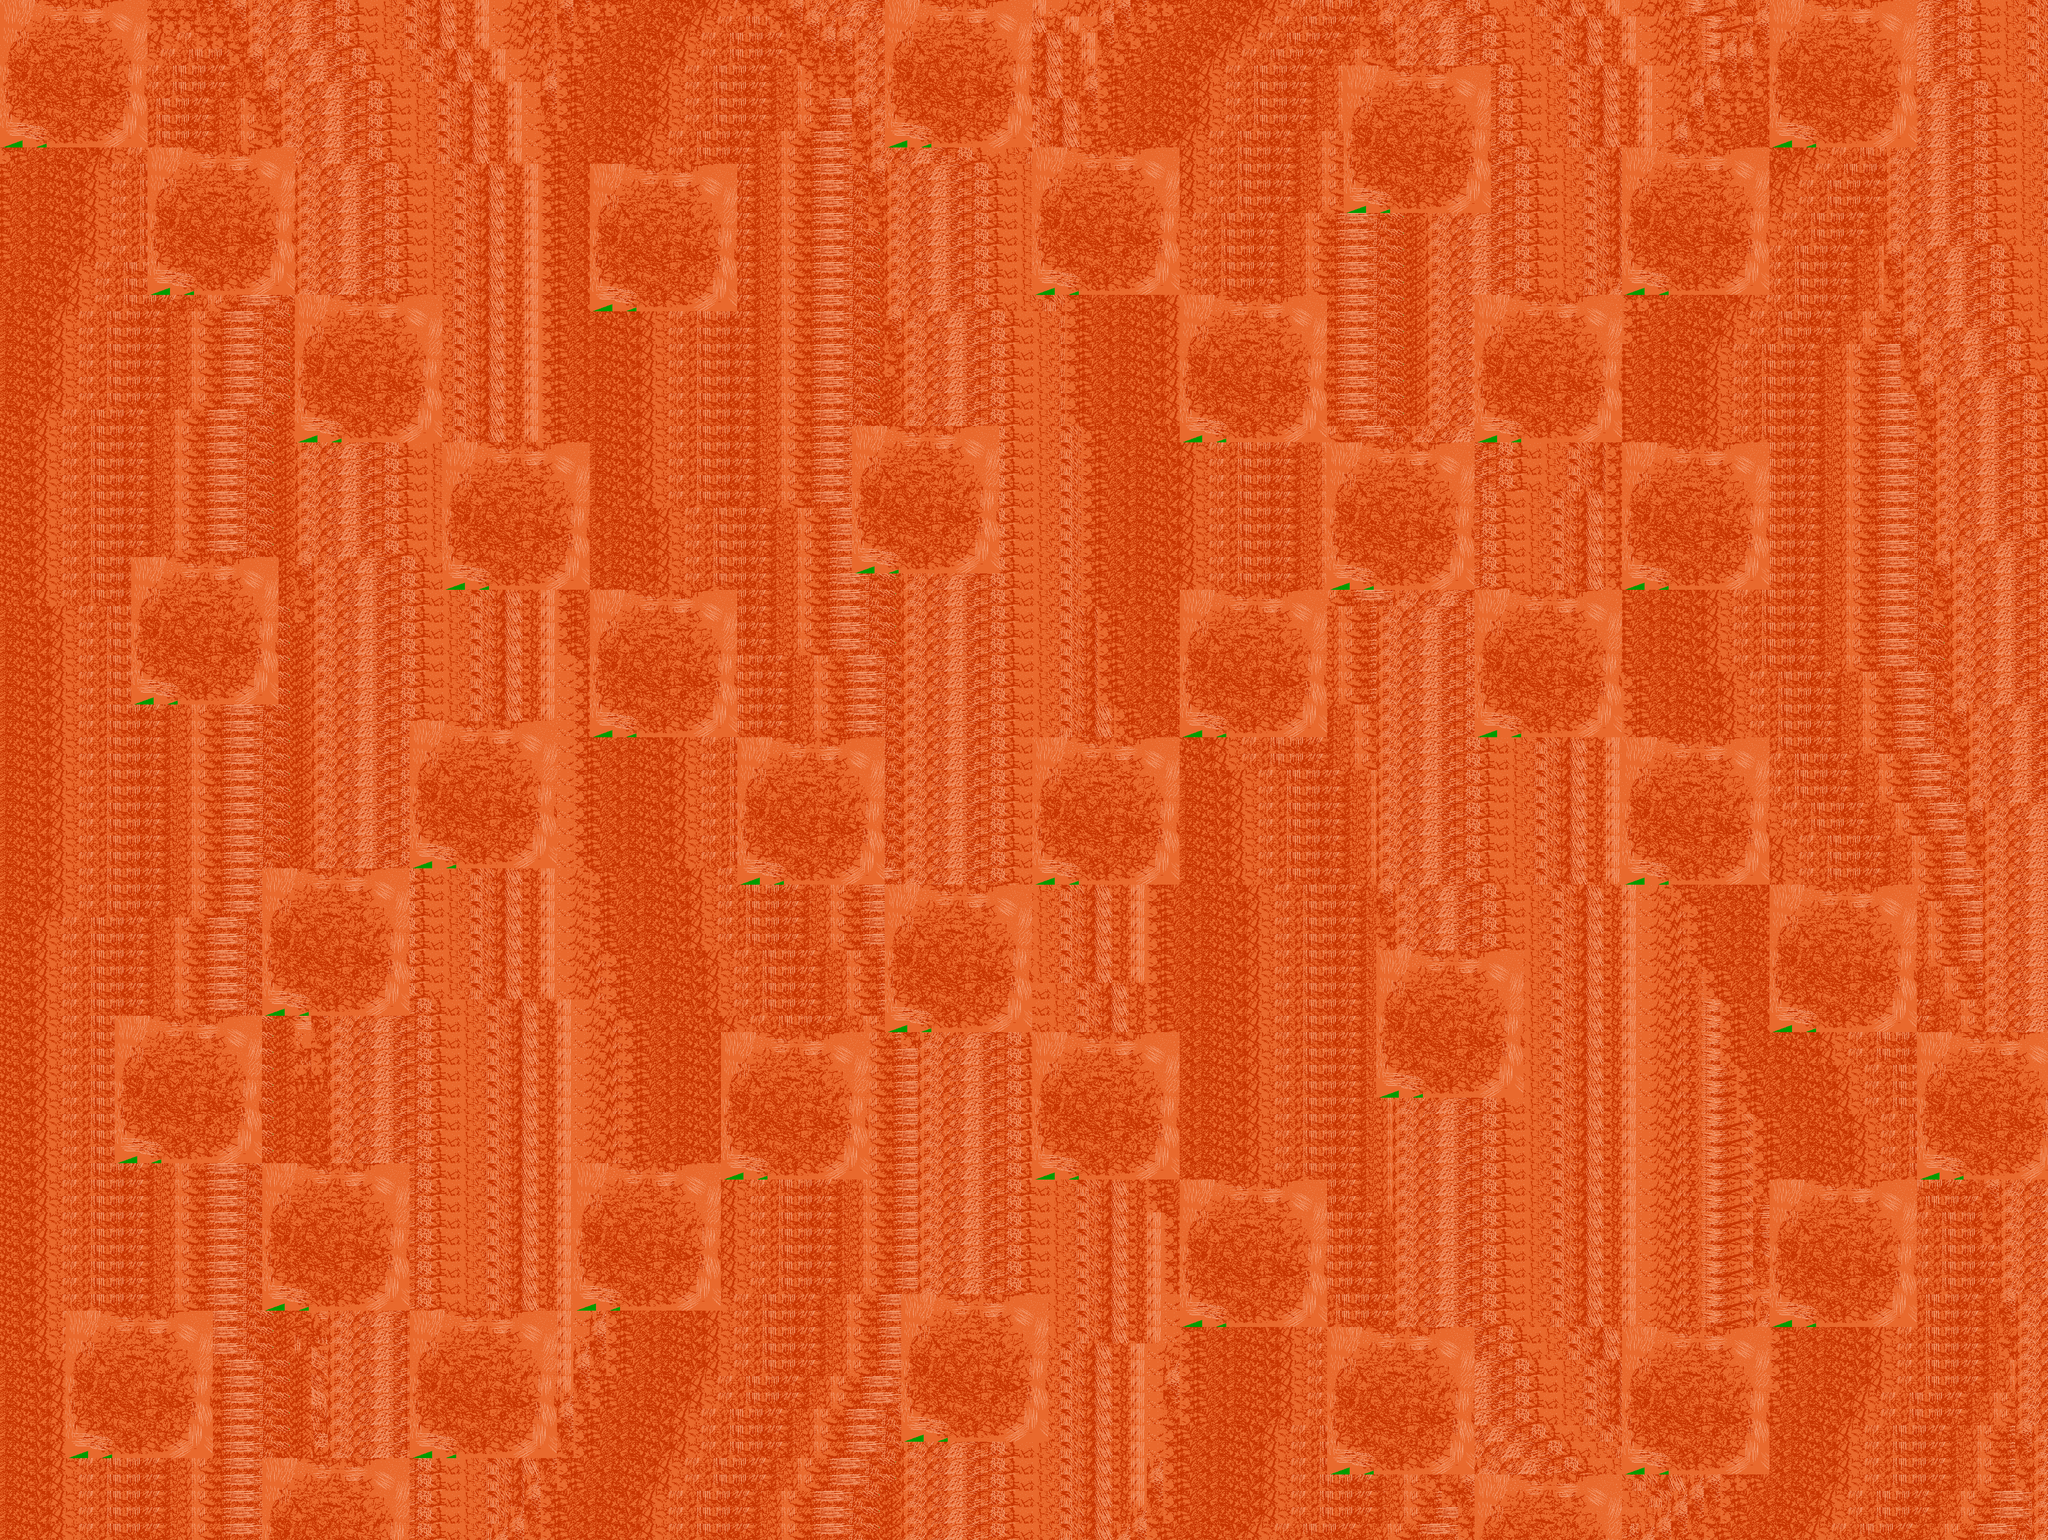

A 2D game scene composited from a Tiled map and its tileset images. What follows is a short description and the map's XML, with each tile layer's data collapsed to a summary:
An orthogonal 125x94 tile map with 32x32 px tiles, 1 tile layer (Tile Layer 1).

<map version="1.10" tiledversion="1.11.2" orientation="orthogonal" renderorder="right-down" width="125" height="94" tilewidth="32" tileheight="32" infinite="0" nextlayerid="2" nextobjectid="1">
 <tileset firstgid="1" source="tileset1.tsx" />
 <layer id="1" name="Tile Layer 1" width="125" height="94">
  <data>[11750 cells, 11750 non-empty, 131 distinct tile ids]</data>
 </layer>
</map>
